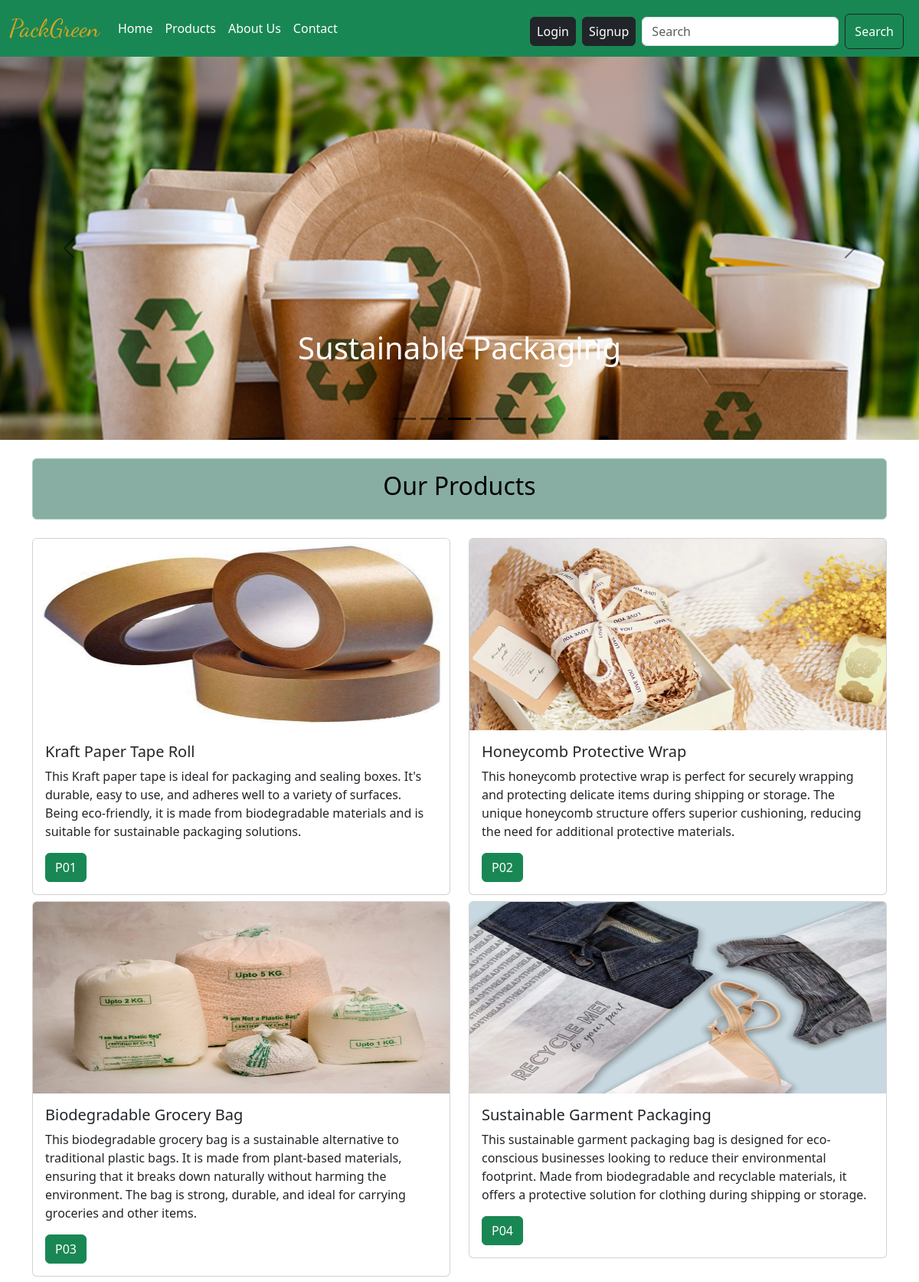
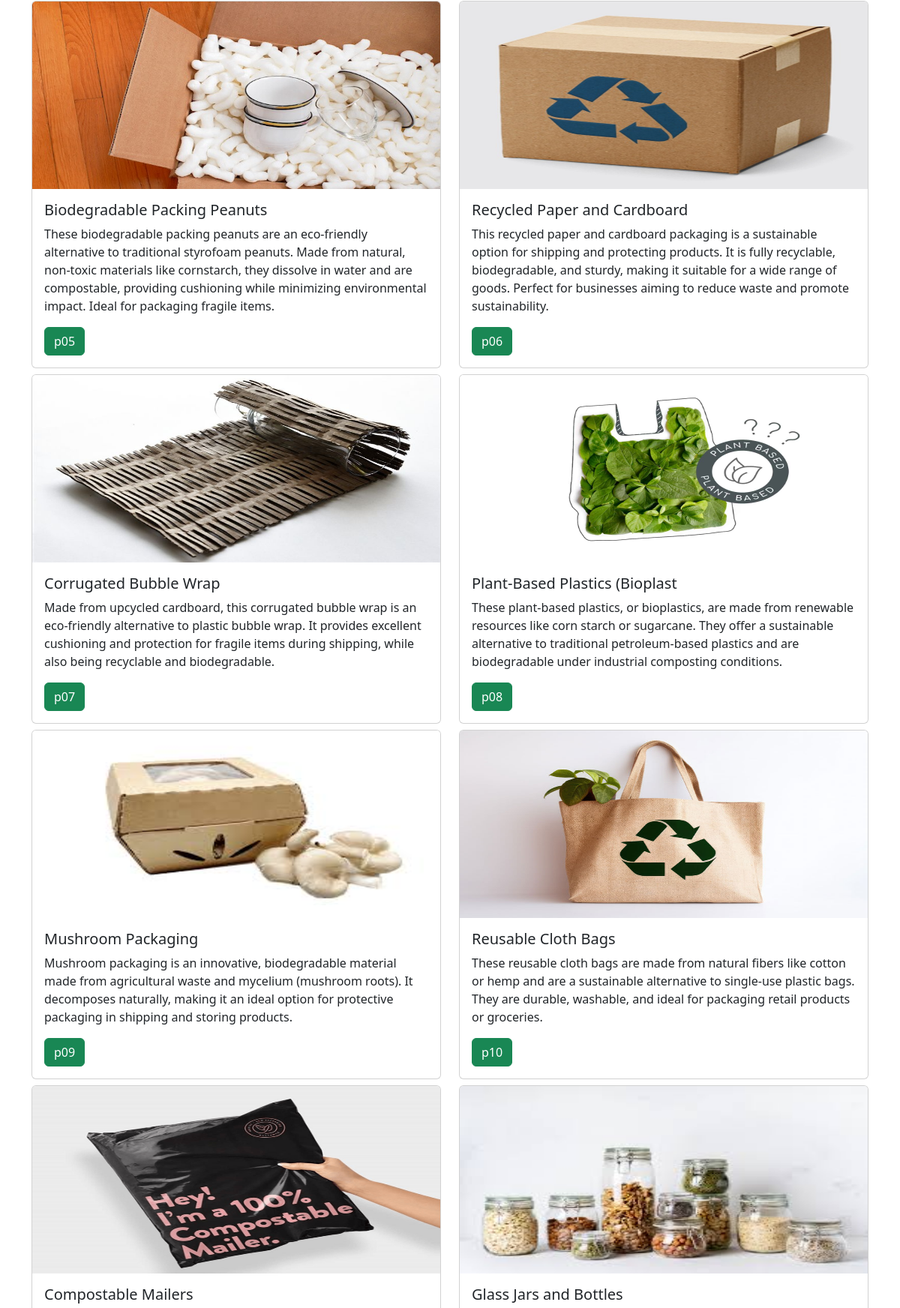
The page / (upper part) on the database its author committed (2 pictures, top to bottom).
### myapp/models.py (models this page shows, shortened)
class Product(models.Model):
    product_id = models.CharField(max_length=30 , unique = 'True')
    product_name= models.CharField(max_length=30)
    product_category= models.CharField(max_length=30)
    product_description= models.CharField(max_length=300)
    product_image= models.ImageField(upload_to=' images/')

### myapp/views.py (the view)
# urls.py: 2. Add a URL to urlpatterns:  path('', views.home, name='home')
def home(request):
    product_info = Product.objects.all()
    return render(request,'myapp/home.html',{'product_info': product_info})

### myapp/Templates/myapp/home.html (shortened to what this page needs)
{% load static %}
<!DOCTYPE html>
<html lang="en">
<head>
    <link href="https://cdn.jsdelivr.net/npm/bootstrap@5.3.3/dist/css/bootstrap.min.css" rel="stylesheet">
</head>
<body>
    {% include 'myapp/navbar.html' %}
    <div id="carouselExampleDark" class="carousel carousel-dark slide" data-bs-ride= "carousel">
        <div class="carousel-indicators">
          <button type="button" data-bs-target="#carouselExampleDark" data-bs-slide-to="0" class="active" aria-current="true" aria-label="Slide 1"></button>
          <button type="button" data-bs-target="#carouselExampleDark" data-bs-slide-to="1" aria-label="Slide 2"></button>
          <button type="button" data-bs-target="#carouselExampleDark" data-bs-slide-to="2" aria-label="Slide 3"></button>
          <button type="button" data-bs-target="#carouselExampleDark" data-bs-slide-to="3" aria-label="Slide 4"></button>
          <button type="button" data-bs-target="#carouselExampleDark" data-bs-slide-to="4" aria-label="Slide 5"></button>
        </div>
        <div class="carousel-inner">
          <div class="carousel-item" data-bs-interval="2000">
            <img src="{%  static 'myapp/img7.png' %}" class="d-block w-100" alt="img3"style = "object-fit: cover; height: 500px;">
            <div class="carousel-caption mb-5" style = 'color:WHITE'>
              <h1>Sustainable Packaging</h1>
            </div>
          </div>
        <button class="carousel-control-prev" type="button" data-bs-target="#carouselExampleDark" data-bs-slide="prev">
          <span class="carousel-control-prev-icon" aria-hidden="true"></span>
        </button>
        <button class="carousel-control-next" type="button" data-bs-target="#carouselExampleDark" data-bs-slide="next">
          <span class="carousel-control-next-icon" aria-hidden="true"></span>
        </button>
      </div>
    </div>
      <div class="container mt-4">
        <div class="alert alert-success text-center" style="background-color:rgb(136, 174, 164); color:black">
          <h2>Our Products</h2>
        </div>
        <div class="row">
          {% for x in product_info %}
          <div class="col lg-4 col-md-6 col-12">
            <div class="card mt-2">
              <img src="{{x.product_image.url}}" class="card-img-top img-fluid" alt="..." style="max-width:100%; max-height:250px">
              <div class="card-body">
                <h5 class="card-title">{{x.product_name}}</h5>
                <p class="card-text">{{x.product_description}}</p>
                <a href="#" class="btn btn-success ">{{x.product_id}}</a>
              </div>
            </div>
          </div>
          {% endfor %}
        </div>
      </div>
      {% include 'myapp/footer.html' %}
</body>
</html>

### rows shown on the page
Product: product_image (picture), product_name "Kraft Paper Tape Roll", product_description "This Kraft paper tape is ideal for packaging and sealing boxes. It's durable, easy to use, and adheres well to a variety of surfaces. Being eco-friendly, it is made from biodegradable materials and is suitable for sustainable packaging solutions.", product_id "P01"
Product: product_image (picture), product_name "Honeycomb Protective Wrap", product_description "This honeycomb protective wrap is perfect for securely wrapping and protecting delicate items during shipping or storage. The unique honeycomb structure offers superior cushioning, reducing the need for additional protective materials.", product_id "P02"
Product: product_image (picture), product_name "Biodegradable Grocery Bag", product_description "This biodegradable grocery bag is a sustainable alternative to traditional plastic bags. It is made from plant-based materials, ensuring that it breaks down naturally without harming the environment. The bag is strong, durable, and ideal for carrying groceries and other items.", product_id "P03"
Product: product_image (picture), product_name "Sustainable Garment Packaging", product_description "This sustainable garment packaging bag is designed for eco-conscious businesses looking to reduce their environmental footprint. Made from biodegradable and recyclable materials, it offers a protective solution for clothing during shipping or storage.", product_id "P04"
Product: product_image (picture), product_name "Biodegradable Packing Peanuts", product_description "These biodegradable packing peanuts are an eco-friendly alternative to traditional styrofoam peanuts. Made from natural, non-toxic materials like cornstarch, they dissolve in water and are compostable, providing cushioning while minimizing environmental impact. Ideal for packaging fragile items.", product_id "p05"
Product: product_image (picture), product_name "Recycled Paper and Cardboard", product_description "This recycled paper and cardboard packaging is a sustainable option for shipping and protecting products. It is fully recyclable, biodegradable, and sturdy, making it suitable for a wide range of goods. Perfect for businesses aiming to reduce waste and promote sustainability.", product_id "p06"
Product: product_image (picture), product_name "Corrugated Bubble Wrap", product_description "Made from upcycled cardboard, this corrugated bubble wrap is an eco-friendly alternative to plastic bubble wrap. It provides excellent cushioning and protection for fragile items during shipping, while also being recyclable and biodegradable.", product_id "p07"
Product: product_image (picture), product_name "Plant-Based Plastics (Bioplast", product_description "These plant-based plastics, or bioplastics, are made from renewable resources like corn starch or sugarcane. They offer a sustainable alternative to traditional petroleum-based plastics and are biodegradable under industrial composting conditions.", product_id "p08"
Product: product_image (picture), product_name "Mushroom Packaging", product_description "Mushroom packaging is an innovative, biodegradable material made from agricultural waste and mycelium (mushroom roots). It decomposes naturally, making it an ideal option for protective packaging in shipping and storing products.", product_id "p09"
Product: product_image (picture), product_name "Reusable Cloth Bags", product_description "These reusable cloth bags are made from natural fibers like cotton or hemp and are a sustainable alternative to single-use plastic bags. They are durable, washable, and ideal for packaging retail products or groceries.", product_id "p10"
Product: product_image (picture), product_name "Compostable Mailers"
Product: product_image (picture), product_name "Glass Jars and Bottles"
